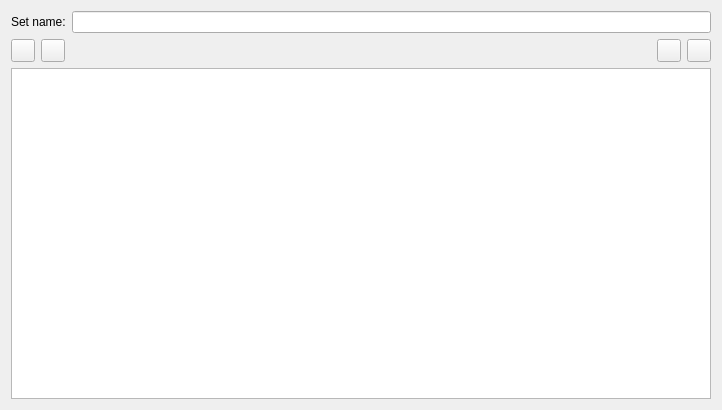
<?xml version="1.0" encoding="UTF-8"?>
<ui version="4.0">
 <class>HighlighterSetEdit</class>
 <widget class="QWidget" name="HighlighterSetEdit">
  <property name="geometry">
   <rect>
    <x>0</x>
    <y>0</y>
    <width>722</width>
    <height>410</height>
   </rect>
  </property>
  <property name="windowTitle">
   <string>Highlighters</string>
  </property>
  <layout class="QVBoxLayout" name="verticalLayout_2">
   <item>
    <layout class="QHBoxLayout" name="horizontalLayout">
     <item>
      <widget class="QLabel" name="nameLabel">
       <property name="text">
        <string>Set name:</string>
       </property>
      </widget>
     </item>
     <item>
      <widget class="QLineEdit" name="nameEdit"/>
     </item>
    </layout>
   </item>
   <item>
    <layout class="QVBoxLayout" name="verticalLayout">
     <item>
      <layout class="QHBoxLayout" name="buttonsLayout">
       <property name="spacing">
        <number>6</number>
       </property>
       <item>
        <widget class="QToolButton" name="addHighlighterButton">
         <property name="toolTip">
          <string>New Highlighter</string>
         </property>
         <property name="text">
          <string/>
         </property>
         <property name="icon">
          <iconset resource="../../app/logsquirl.qrc">
           <normaloff>:/images/icons8-plus-16.png</normaloff>:/images/icons8-plus-16.png</iconset>
         </property>
        </widget>
       </item>
       <item>
        <widget class="QToolButton" name="removeHighlighterButton">
         <property name="toolTip">
          <string>Delete Highlighter</string>
         </property>
         <property name="text">
          <string/>
         </property>
         <property name="icon">
          <iconset resource="../../app/logsquirl.qrc">
           <normaloff>:/images/icons8-minus-16.png</normaloff>:/images/icons8-minus-16.png</iconset>
         </property>
        </widget>
       </item>
       <item>
        <spacer name="horizontalSpacer">
         <property name="orientation">
          <enum>Qt::Horizontal</enum>
         </property>
         <property name="sizeHint" stdset="0">
          <size>
           <width>40</width>
           <height>20</height>
          </size>
         </property>
        </spacer>
       </item>
       <item>
        <widget class="QToolButton" name="upHighlighterButton">
         <property name="toolTip">
          <string>Move Highlighter Up</string>
         </property>
         <property name="text">
          <string/>
         </property>
         <property name="icon">
          <iconset resource="../../app/logsquirl.qrc">
           <normaloff>:/images/icons8-up-16.png</normaloff>:/images/icons8-up-16.png</iconset>
         </property>
        </widget>
       </item>
       <item>
        <widget class="QToolButton" name="downHighlighterButton">
         <property name="toolTip">
          <string>Move Highlighter Down</string>
         </property>
         <property name="text">
          <string/>
         </property>
         <property name="icon">
          <iconset resource="../../app/logsquirl.qrc">
           <normaloff>:/images/icons8-down-arrow-16.png</normaloff>:/images/icons8-down-arrow-16.png</iconset>
         </property>
        </widget>
       </item>
      </layout>
     </item>
     <item>
      <widget class="QListWidget" name="highlighterListWidget"/>
     </item>
    </layout>
   </item>
   <item>
    <layout class="QVBoxLayout" name="highlighterLayout"/>
   </item>
  </layout>
 </widget>
 <resources>
  <include location="../../app/logsquirl.qrc"/>
  <include location="../../app/logsquirl.qrc"/>
 </resources>
 <connections/>
</ui>
